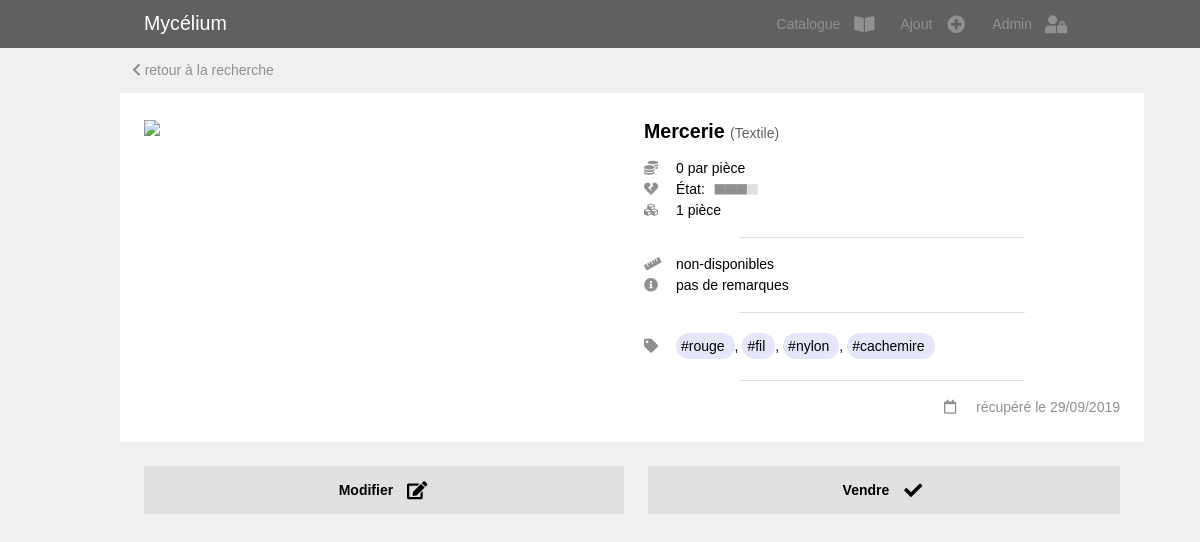
The page /item_page.php?id=18 on the database its author committed.
### tables this page shows
CREATE TABLE IF NOT EXISTS `catalogue` (
  `ID` int(11) NOT NULL AUTO_INCREMENT,
  `ID_categorie` int(11) NOT NULL,
  `ID_souscategorie` int(11) NOT NULL,
  `pieces` int(11) NOT NULL,
  `dimensions` varchar(255) NOT NULL,
  `etat` int(11) NOT NULL,
  `tags` text NOT NULL,
  `remarques` text NOT NULL,
  `date_ajout` datetime NOT NULL DEFAULT CURRENT_TIMESTAMP,
  `poids` float NOT NULL,
  `prix` float NOT NULL,
  `localisation` varchar(255) NOT NULL,
  PRIMARY KEY (`ID`)
);

CREATE TABLE IF NOT EXISTS `souscategorie` (
  `ID` int(11) NOT NULL AUTO_INCREMENT,
  `nom` varchar(255) NOT NULL,
  `ID_categorie` int(11) NOT NULL,
  `unite` varchar(255) NOT NULL,
  `prix` float NOT NULL,
  PRIMARY KEY (`ID`)
);

CREATE TABLE IF NOT EXISTS `categorie` (
  `ID` int(11) NOT NULL AUTO_INCREMENT,
  `nom` varchar(255) NOT NULL,
  `score` int(11) NOT NULL,
  PRIMARY KEY (`ID`)
);

### item_page.php (the view, shortened to what this page needs)
<!DOCTYPE html>
<html lang="en">
<head>
  <link rel="stylesheet" href="css/w3.css">
  <link rel="stylesheet" href="https://use.fontawesome.com/releases/v5.7.0/css/all.css">
  <link rel="stylesheet" href="https://indestructibletype.com/fonts/Jost.css" type="text/css" charset="utf-8" />
  <link rel="stylesheet" href="css/main.css">
  <link rel="stylesheet" href="css/item.css">
  <link rel="stylesheet" href="css/add_form.css">
</head>
<body>
  <?php
    include('header.php');
  ?>
  <?php
    include('connection_db.php')
  ?>
  <?php
    if (isset($_GET['id'])){
      $id = htmlspecialchars($_GET['id']);
    } else{
      $id = 0;
    }
  ?>
  <div class="quasi-fullwidth space-header">
  <div class="item-single-container">
  <div class="item-single-content">
    <a href="javascript:history.back()" class="retour"> <i class="fas fa-chevron-left"></i> retour à la recherche </a>
  <?php
    $req = $bdd->prepare('  SELECT
                            c.ID AS ID_item, c.ID_categorie, c.ID_souscategorie, c.pieces AS pieces, c.dimensions AS dimensions, c.etat AS etat, c.tags AS tags, c.prix AS prix, c.poids AS poids, c.remarques AS remarques, c.localisation AS localisation, DATE_FORMAT(c.date_ajout, \'%d/%m/%Y\') AS date_ajout_fr,
                            cat.ID, cat.nom AS categorie,
                            sscat.ID AS sscatID, sscat.ID_categorie, sscat.unite AS unitesscat, sscat.prix AS prixsscat, sscat.nom AS sous_categorie
                            FROM catalogue c
                            INNER JOIN categorie cat ON c.ID_categorie=cat.ID
                            INNER JOIN souscategorie sscat ON c.ID_souscategorie=sscat.ID
                            WHERE c.id=:id');
    $req->bindValue(':id', $id, PDO::PARAM_INT);
    $req->execute();
  ?>
  <?php
    if ($req->rowCount() > 0) {
      $item = $req->fetch();
      include('item.php'); ?>
      <div class="item-buttons-container">
        <button class="button-flex item-button" onclick="window.location.href = 'edit_form.php?id=<?php echo $id;?>';">
          <div class="button-title">Modifier</div>
          <i class='button-icon w3-large fas fa-edit'></i>
        </button>
        <button class="button-flex item-button" onclick="document.getElementById('modal_sell').style.display='block'">
          <div class="button-title">Vendre</div>
          <i class='button-icon w3-large fas fa-check'></i>
        </button>
      </div>
      <?php
    }
    else{
      echo '<h3 class="w3-container"> Cet objet n\'existe pas </h3>';
      $item=0;
    }
  ?>
  </div>
  </div>
  </div>
</body>
</html>

### header.php
<div class="header-container">
  <div class="header quasi-fullwidth">
    <div class="header-title"><a href="catalogue.php">Mycélium</a></div>
    <a href="catalogue.php" class="nav-button
      <?php if(in_array(basename($_SERVER['PHP_SELF']),array("catalogue.php","item_page2.php"))){
          echo "page-selected"; } ?>">
      <div class="nav-title">Catalogue</div>
      <i class="nav-icon w3-large fas fa-book-open"></i>
    </a>
    <a href="add_form.php" class="nav-button
      <?php if(basename($_SERVER['PHP_SELF'])=="add_form.php"){
          echo "page-selected"; } ?>">
      <div class="nav-title">Ajout</div>
      <i class="nav-icon w3-large fas fa-plus-circle"></i>
    </a>
    <a href="log.php" class="nav-button
      <?php if(basename($_SERVER['PHP_SELF'])=="log.php"){
          echo "page-selected"; } ?>">
      <div class="nav-title">Admin</div>
      <i class="nav-icon w3-large fas fa-user-lock"></i>
    </a>
  </div>
</div>

### item.php (shortened to what this page needs)
<?php
  $prix = $item['prix'];
  $piece = "1 pièce";
  $tags = explode(", ",$item['tags']);
  if ($item['dimensions']==''){
    $dimensions='non-disponibles';
  }
  else{
    $dimensions=$item['dimensions'];
  }
  if ($item['remarques']==''){
    $remarques='pas de remarques';
  }
  else{
    $remarques=$item['remarques'];
  }
?>
<div class='item'>
  <div class="item-photo-container">
      <?php
      echo '<img class="item-photo" src="photos/' . $item['ID_item'] . '.jpg" />'
      ?>
  </div>
  <div class="item-text-container">
    <div class='item-categorie-container'>
      <?php
      if ($item['sous_categorie']!='Autre'){
        ?>
        <span class="item-souscategorie"> <?php echo $item['sous_categorie']; ?> </span>
        <span class="item-categorie"> (<?php echo $item['categorie']; ?>) </span>
      <?php
      }
      else{
        ?>
        <span class="item-souscategorie"> <?php echo $item['categorie']; ?> </span>
      <?php
      }
      ?>
    </div>
    <div class="item-info-container">
      <div class="item-info-line">
        <i class='fas fa-coins item-icon'></i>
        <div class="item-info"><?php echo $prix; ?> par pièce </div>
      </div>
      <div class="item-info-line">
        <i class='fas fa-heart-broken item-icon'></i>
        <div class="item-info"> État:
          <span class='etat-icon-container'>
          <?php
          for($n = 0; $n < 4; $n++){
            if($item['etat'] > $n){
              echo '<span class="full">▅</span>' ;
            } else{
              echo '<span class="empty">▅</span>' ;
            }
          }
          ?>
          </span>
        </div>
      </div>
      <div class="item-info-line">
        <i class='fas fa-cubes item-icon'></i>
        <div class="item-info"><?php echo $piece; ?></div>
      </div>
    </div>
    <div class="item-info-plus-container">
      <div class="item-info-line">
        <i class='fas fa-ruler item-icon'></i>
        <div class="item-info"> <?php echo $dimensions; ?> </div>
      </div>
      <div class="item-info-line">
        <i class='fas fa-info-circle item-icon'></i>
        <div class="item-info"> <?php echo $remarques; ?> </div>
      </div>
    </div>
    <div class='item-tags-container'>
      <div class="item-info-line">
        <i class='fas fa-tag item-icon'></i>
        <div class="item-info">
          <?php
            for($n = 0; $n < count($tags); $n++){
              echo '<a class="item-tag" href="catalogue?q=' . $tags[$n] . '">#' . $tags[$n] . '</a>';
              if($n!=count($tags)-1){ echo ', '; }
            }
          ?>
        </div>
      </div>
    </div>
    <div class="item-date-container">
      <div class="item-info-line">
        <i class='far fa-calendar item-icon'></i>
        <div class="item-info">récupéré le <?php echo $item['date_ajout_fr']; ?></div>
      </div>
    </div>
  </div>
</div>

### css/w3.css (style rules this page uses)
*,*:before,*:after { box-sizing:inherit }
html { -ms-text-size-adjust:100%;-webkit-text-size-adjust:100% }
body { margin:0 }
a { background-color:transparent }
img { border-style:none }
button,input,select,textarea,optgroup { font:inherit;margin:0 }
button,input { overflow:visible }
button,select { text-transform:none }
button,[type=button],[type=reset],[type=submit] { -webkit-appearance:button }
html,body { font-family:Verdana,sans-serif;font-size:15px;line-height:1.5 }
html { overflow-x:hidden }
img { vertical-align:middle }
a { color:inherit }
.w3-large { font-size:18px!important }

### css/main.css (style rules this page uses)
html, body { background: #F0F0F0; margin: 0; font-weight: 400; font-size: 14px; line-height: 1.5; }
html, body, p, h1, h2, h3, h4, h5, h6 { font-family:, 'Open Sans', Helvetica, arial, sans-serif !important; }
@media (min-width: 993px) { .quasi-fullwidth { margin: 0 auto 0; max-width: 80%; } }
.space-header { margin-top: 48px; }
button { background-color: #E0E0E0; color: black; border: none; text-align: center; text-decoration: none; display: inline-block; padding: 0; font-weight: bold; font-size: 1rem; margin: 0px; position: relative; overflow: hidden; white-space: nowrap; }
.button-flex { height: 48px; display: flex; align-items: center; justify-content: center; }
.button-title { padding-left: 12px; }
.button-icon { width: 48px; text-align: center; }
.header-container { width: 100%; height: 48px; background: #606060; color: white; position: fixed; top: 0; z-index: 11; }
.header { height: 100%; display: flex; flex-direction: row; flex-wrap: nowrap; justify-content: flex-start; align-items: stretch; }
.header a { text-decoration: none; }
.header-title { flex-grow: 1; font-size: 1.4rem; padding-left: 24px; display: flex; align-items: center; }
.header .nav-button { color: #909090; margin: 0 0px 0; display: flex; align-items: center; }
.header .nav-title { display: none; padding-left: 12px; }
.header .nav-icon { width: 48px; text-align: center; }
@media (min-width: 601px) { .header .nav-title { display: block; } }

### css/item.css (style rules this page uses)
.item { text-align: left; background: white; padding: 24px 24px 12px; max-width: 100vw; }
@media (min-width: 601px) { .item { padding: 12px; } }
.retour { text-align: left; color: #909090; display: block; text-decoration: none; padding: 12px; }
.item-buttons-container { padding: 6px; display: flex; flex-wrap: nowrap; }
.item-button { flex-grow: 1; margin: 6px; }
@media (min-width: 993px) { .item-buttons-container { padding: 12px; } }
@media (min-width: 993px) { .item-button { margin: 12px; } }
.item-photo-container, .item-text-container { max-width: 500px; }
.item-photo-container { padding-bottom: 12px; }
.item-photo { width: 100%; }
@media (min-width: 601px) { .item-single-container { text-align: center; } }
@media (min-width: 601px) { .item-single-content { display: inline-block; } }
@media (min-width: 993px) { .item-single-container .item { display: flex; } }
@media (min-width: 993px) { .item-single-container .item-photo-container, .item-single-container .item-text-container { padding: 12px; width: 500px; } }
@media (min-width: 993px) { .item-single-container .item-text-container { display: flex; flex-direction: column; } }
@media (min-width: 993px) { .item-single-container .item-date-container { flex-grow: 1; display: flex; justify-content: flex-end; align-items: flex-end; } }
.item-categorie { color: #606060; }
.item-souscategorie { font-weight: bold; font-size: 1.4em; }
.item-categorie-container { padding-bottom: 12px; }
.item-single-container .item-info-container:after, .item-single-container .item-info-plus-container::after, .item-single-container .item-tags-container::after { content: ""; display: block; margin: auto; width: 60%; height: 1px; margin-top: 16px; margin-bottom: 16px; background: #E0E0E0; }
.item-info-line { display: flex; white-space: nowrap; align-items: baseline; }
.item-date-container .item-info-line { justify-content: flex-end; color: #909090; }
.item-icon { width: 32px; flex-shrink: 0; }
.item-info { white-space: normal; }
.item-icon { color: #909090; }
.etat-icon-container { margin-left: 6px; position: relative; bottom: 3px; }
.etat-icon-container .full { color: #909090; }
.etat-icon-container .empty { color: #E0E0E0; }
.item-single-container .item-tag { white-space: nowrap; padding: 5px 10px 5px 5px; text-decoration: none; background: lavender; border-radius: 15px; line-height: 2.5; }

### rows shown on the page
catalogue: ID_souscategorie.nom "Mercerie", ID_categorie.nom "Textile", prix "0", etat 3 (drawn), dimensions "non-disponibles", remarques "pas de remarques", tags "rouge", tags "fil", tags "nylon", tags "cachemire"

### other values the page prints
$piece "1 pièce"
$item['date_ajout_fr'] "29/09/2019"
